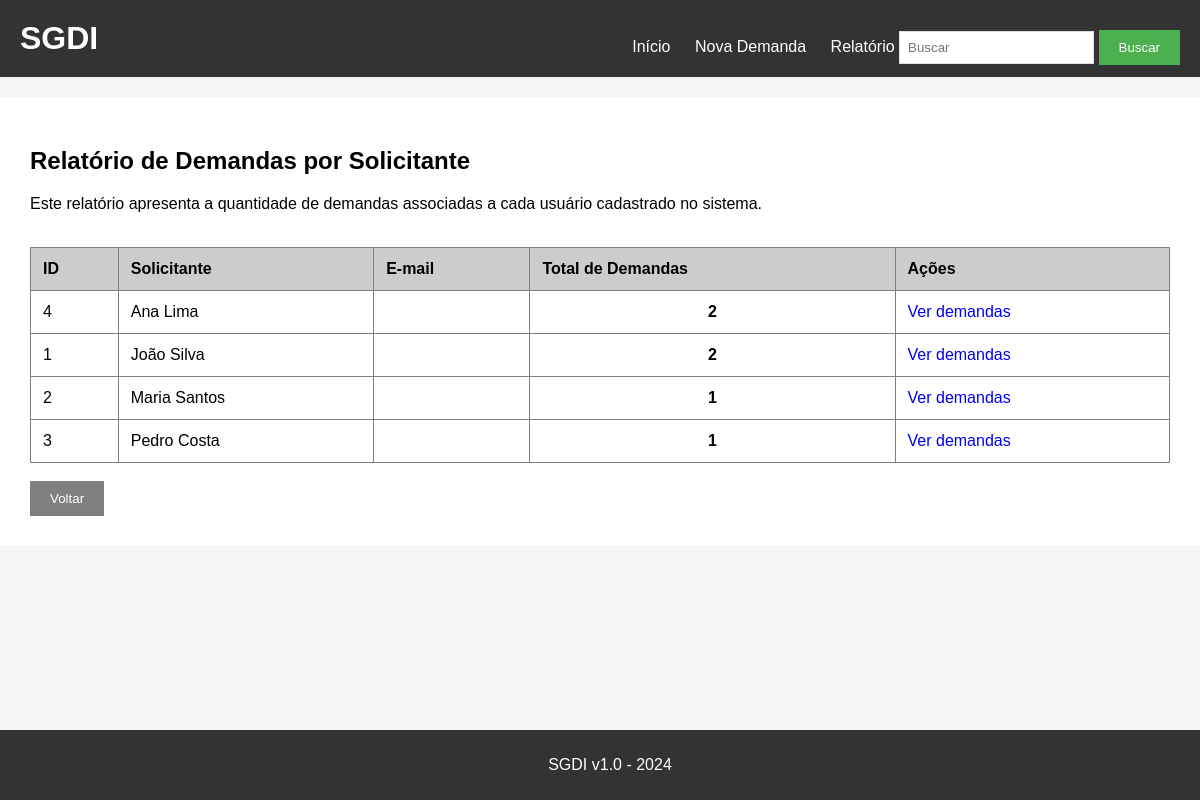
Screenshot of /relatorio/solicitantes with the database file from the repository.
### tables this page shows
CREATE TABLE usuarios (
            id INTEGER PRIMARY KEY AUTOINCREMENT,
            nome TEXT,
            email TEXT,
            senha TEXT
        );

### app.py (the view)
@app.route('/relatorio/solicitantes')
def relatorio_solicitantes():
    conn = get_db()
    relatorio = conn.execute(
        '''
        SELECT
            usuarios.id,
            usuarios.nome,
            usuarios.email,
            COUNT(demandas.id) AS total_demandas
        FROM usuarios

        LEFT JOIN demandas
            ON usuarios.id = demandas.usuario_id

        GROUP BY
            usuarios.id,
            usuarios.nome,
            usuarios.email

        ORDER BY usuarios.nome
        '''
    ).fetchall()
    conn.close()
    return render_template(
        'relatorio_solicitantes.html',
        relatorio=relatorio
    )

### app.py (called while the page is built)
def get_db():
    conn = sqlite3.connect('demandas.db')
    conn.row_factory = sqlite3.Row
    return conn

### templates/relatorio_solicitantes.html (shortened to what this page needs)
{% extends "base.html" %}
{% block content %}
<h2>Relatório de Demandas por Solicitante</h2>
<p>
    Este relatório apresenta a quantidade de demandas associadas
    a cada usuário cadastrado no sistema.
</p>
<br>
<table border="1" cellpadding="10" cellspacing="0" width="100%">
    <thead>
        <tr bgcolor="#cccccc">
            <th>ID</th>
            <th>Solicitante</th>
            <th>E-mail</th>
            <th>Total de Demandas</th>
            <th>Ações</th>
        </tr>
    </thead>
    <tbody>
        {% for usuario in relatorio %}
        <tr>
            <td>
                {{ usuario[0] }}
            </td>
            <td>
                {{ usuario[1] }}
            </td>
            <td>
            </td>
            <td style="text-align: center; font-weight: bold;">
                {{ usuario[3] }}
            </td>
            <td>
                <a href="/?usuario_id={{ usuario[0] }}">
                    Ver demandas
                </a>
            </td>
        </tr>
        {% else %}
        <tr>
            <td colspan="5" style="text-align: center;">
                Nenhum usuário encontrado.
            </td>
        </tr>
        {% endfor %}
    </tbody>
</table>
<br>
<a href="/">
    <button type="button">Voltar</button>
</a>
{% endblock %}

### static/style.css (style rules this page uses)
body { font-family: Arial, sans-serif; background-color: #f5f5f5; padding: 0; margin: 0; }
button { background-color: #4CAF50; color: white; padding: 10px 20px; border: none; cursor: pointer; }
button[type="button"] { background-color: #808080; }
table { border-collapse: collapse; }
th { text-align: left; padding: 12px; }
td { padding: 12px; }
table a { text-decoration: none; }

### templates/base.html (style rules this page uses)
body { margin: 0; }

### rows the page displays
usuarios: id "4", nome "Ana Lima", usuario "2"
usuarios: id "1", nome "João Silva", usuario "2"
usuarios: id "2", nome "Maria Santos", usuario "1"
usuarios: id "3", nome "Pedro Costa", usuario "1"
